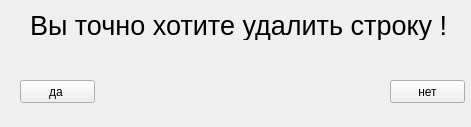
<?xml version="1.0" encoding="UTF-8"?>
<ui version="4.0">
 <class>Form</class>
 <widget class="QWidget" name="Form">
  <property name="geometry">
   <rect>
    <x>0</x>
    <y>0</y>
    <width>471</width>
    <height>127</height>
   </rect>
  </property>
  <property name="windowTitle">
   <string>Form</string>
  </property>
  <widget class="QLabel" name="label">
   <property name="geometry">
    <rect>
     <x>30</x>
     <y>10</y>
     <width>430</width>
     <height>30</height>
    </rect>
   </property>
   <property name="font">
    <font>
     <pointsize>20</pointsize>
    </font>
   </property>
   <property name="text">
    <string>Вы точно хотите удалить строку !</string>
   </property>
  </widget>
  <widget class="QPushButton" name="pushButton_no_working">
   <property name="geometry">
    <rect>
     <x>390</x>
     <y>80</y>
     <width>75</width>
     <height>23</height>
    </rect>
   </property>
   <property name="text">
    <string>нет</string>
   </property>
  </widget>
  <widget class="QPushButton" name="pushButton_yes_working">
   <property name="geometry">
    <rect>
     <x>20</x>
     <y>80</y>
     <width>75</width>
     <height>23</height>
    </rect>
   </property>
   <property name="text">
    <string>да </string>
   </property>
  </widget>
 </widget>
 <resources/>
 <connections/>
</ui>
